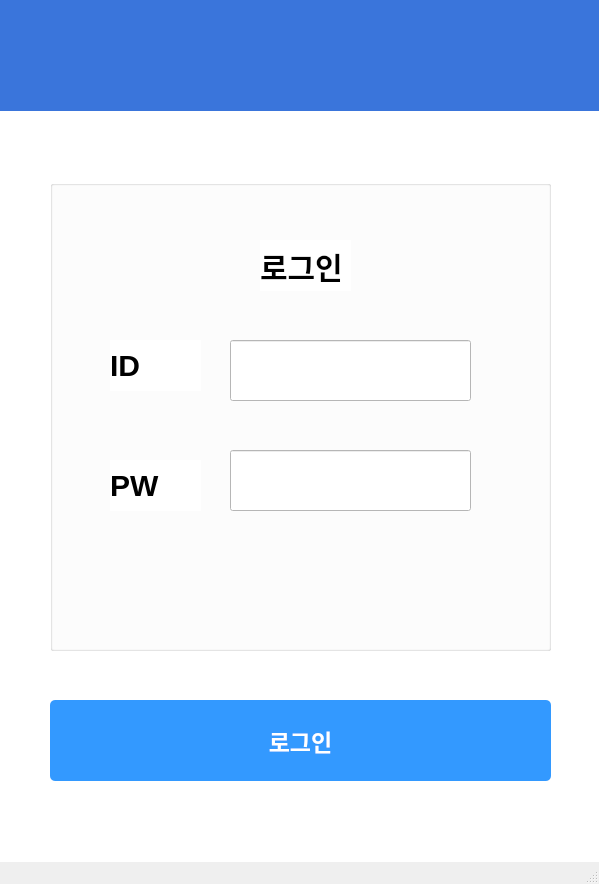
<?xml version="1.0" encoding="UTF-8"?>
<ui version="4.0">
 <class>MainWindow</class>
 <widget class="QMainWindow" name="MainWindow">
  <property name="geometry">
   <rect>
    <x>0</x>
    <y>0</y>
    <width>599</width>
    <height>884</height>
   </rect>
  </property>
  <property name="windowTitle">
   <string>MainWindow</string>
  </property>
  <widget class="QWidget" name="centralwidget">
   <property name="styleSheet">
    <string notr="true">background-color: white;
</string>
   </property>
   <widget class="QWidget" name="verticalLayoutWidget">
    <property name="geometry">
     <rect>
      <x>0</x>
      <y>-10</y>
      <width>621</width>
      <height>121</height>
     </rect>
    </property>
    <layout class="QVBoxLayout" name="verticalLayout">
     <item>
      <widget class="QFrame" name="frame">
       <property name="styleSheet">
        <string notr="true">background-color: #3A75DB
</string>
       </property>
       <property name="frameShape">
        <enum>QFrame::NoFrame</enum>
       </property>
       <widget class="QLineEdit" name="Logo">
        <property name="geometry">
         <rect>
          <x>30</x>
          <y>20</y>
          <width>81</width>
          <height>71</height>
         </rect>
        </property>
        <property name="styleSheet">
         <string notr="true">QLineEdit {
    background-image: url(/home/lim/dev_ws/addintexi/UserGUI/data/icon/logo.png);
    background-repeat: no-repeat;
    background-position: center;
    background-size: cover; 
    border: none;
    padding: 0px;
}

</string>
        </property>
       </widget>
       <widget class="QLineEdit" name="Logo_2">
        <property name="geometry">
         <rect>
          <x>260</x>
          <y>20</y>
          <width>81</width>
          <height>71</height>
         </rect>
        </property>
        <property name="styleSheet">
         <string notr="true">QLineEdit {
    background-image: url(/Users/gaji/dev/ros2project/UserGUI/data/icon/logo.png);
    background-repeat: no-repeat;
    background-position: center;
    background-size: cover; 
    border: none;
    padding: 0px;
}

</string>
        </property>
       </widget>
      </widget>
     </item>
    </layout>
   </widget>
   <widget class="QLabel" name="label_5">
    <property name="geometry">
     <rect>
      <x>260</x>
      <y>680</y>
      <width>41</width>
      <height>51</height>
     </rect>
    </property>
    <property name="font">
     <font>
      <pointsize>16</pointsize>
      <weight>75</weight>
      <bold>true</bold>
     </font>
    </property>
    <property name="text">
     <string>  - &gt;</string>
    </property>
   </widget>
   <widget class="QPushButton" name="LogIn">
    <property name="geometry">
     <rect>
      <x>50</x>
      <y>700</y>
      <width>501</width>
      <height>81</height>
     </rect>
    </property>
    <property name="font">
     <font>
      <pointsize>17</pointsize>
      <weight>75</weight>
      <bold>true</bold>
     </font>
    </property>
    <property name="styleSheet">
     <string notr="true">background-color: #3399FF;
color: white;
font-weight: bold;
border-radius: 5px;
padding: 5px 10px;</string>
    </property>
    <property name="text">
     <string>로그인</string>
    </property>
   </widget>
   <widget class="QGroupBox" name="groupBox">
    <property name="geometry">
     <rect>
      <x>50</x>
      <y>180</y>
      <width>501</width>
      <height>471</height>
     </rect>
    </property>
    <property name="title">
     <string/>
    </property>
    <widget class="QLabel" name="label_2">
     <property name="geometry">
      <rect>
       <x>210</x>
       <y>60</y>
       <width>91</width>
       <height>51</height>
      </rect>
     </property>
     <property name="font">
      <font>
       <pointsize>-1</pointsize>
       <weight>75</weight>
       <bold>true</bold>
      </font>
     </property>
     <property name="styleSheet">
      <string notr="true">QLabel {
    color: black;
    font-weight: bold;
    font-size: 30px;
}</string>
     </property>
     <property name="text">
      <string>로그인</string>
     </property>
    </widget>
    <widget class="QLabel" name="label_4">
     <property name="geometry">
      <rect>
       <x>60</x>
       <y>280</y>
       <width>91</width>
       <height>51</height>
      </rect>
     </property>
     <property name="font">
      <font>
       <pointsize>-1</pointsize>
       <weight>75</weight>
       <bold>true</bold>
      </font>
     </property>
     <property name="styleSheet">
      <string notr="true">QLabel {
    color: black;
    font-weight: bold;
    font-size: 30px;
}</string>
     </property>
     <property name="text">
      <string>PW</string>
     </property>
    </widget>
    <widget class="QLineEdit" name="pw">
     <property name="geometry">
      <rect>
       <x>180</x>
       <y>270</y>
       <width>241</width>
       <height>61</height>
      </rect>
     </property>
     <property name="styleSheet">
      <string notr="true">QLineEdit {
    font-weight: bold;
    color: black;
    font-size: 20px; /* 원하는 글자 크기로 조정 가능 */
}</string>
     </property>
     <property name="readOnly">
      <bool>false</bool>
     </property>
    </widget>
    <widget class="QLabel" name="label_3">
     <property name="geometry">
      <rect>
       <x>60</x>
       <y>160</y>
       <width>91</width>
       <height>51</height>
      </rect>
     </property>
     <property name="font">
      <font>
       <pointsize>-1</pointsize>
       <weight>75</weight>
       <bold>true</bold>
      </font>
     </property>
     <property name="styleSheet">
      <string notr="true">QLabel {
    color: black;
    font-weight: bold;
    font-size: 30px;
}</string>
     </property>
     <property name="text">
      <string>ID</string>
     </property>
    </widget>
    <widget class="QLineEdit" name="id">
     <property name="geometry">
      <rect>
       <x>180</x>
       <y>160</y>
       <width>241</width>
       <height>61</height>
      </rect>
     </property>
     <property name="styleSheet">
      <string notr="true">QLineEdit {
    font-weight: bold;
    color: black;
    font-size: 20px; /* 원하는 글자 크기로 조정 가능 */
}</string>
     </property>
     <property name="readOnly">
      <bool>false</bool>
     </property>
    </widget>
   </widget>
  </widget>
  <widget class="QStatusBar" name="statusbar"/>
 </widget>
 <resources/>
 <connections/>
</ui>
